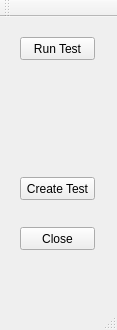
<?xml version="1.0" encoding="UTF-8"?>
<ui version="4.0">
 <class>AutoTesterClass</class>
 <widget class="QMainWindow" name="AutoTesterClass">
  <property name="geometry">
   <rect>
    <x>0</x>
    <y>0</y>
    <width>117</width>
    <height>330</height>
   </rect>
  </property>
  <property name="windowTitle">
   <string>autoTester</string>
  </property>
  <widget class="QWidget" name="centralWidget">
   <widget class="QPushButton" name="closeButton">
    <property name="geometry">
     <rect>
      <x>20</x>
      <y>210</y>
      <width>75</width>
      <height>23</height>
     </rect>
    </property>
    <property name="text">
     <string>Close</string>
    </property>
   </widget>
   <widget class="QPushButton" name="createTestButton">
    <property name="geometry">
     <rect>
      <x>20</x>
      <y>160</y>
      <width>75</width>
      <height>23</height>
     </rect>
    </property>
    <property name="text">
     <string>Create Test</string>
    </property>
   </widget>
   <widget class="QPushButton" name="runTestButton">
    <property name="geometry">
     <rect>
      <x>20</x>
      <y>20</y>
      <width>75</width>
      <height>23</height>
     </rect>
    </property>
    <property name="text">
     <string>Run Test</string>
    </property>
   </widget>
  </widget>
  <widget class="QMenuBar" name="menuBar">
   <property name="geometry">
    <rect>
     <x>0</x>
     <y>0</y>
     <width>117</width>
     <height>21</height>
    </rect>
   </property>
  </widget>
  <widget class="QToolBar" name="mainToolBar">
   <attribute name="toolBarArea">
    <enum>TopToolBarArea</enum>
   </attribute>
   <attribute name="toolBarBreak">
    <bool>false</bool>
   </attribute>
  </widget>
  <widget class="QStatusBar" name="statusBar"/>
 </widget>
 <layoutdefault spacing="6" margin="11"/>
 <resources>
  <include location="autoTester.qrc"/>
 </resources>
 <connections/>
</ui>
